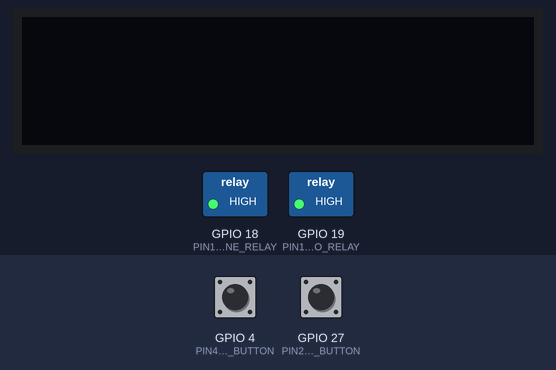
Bench run of a sketch on a simulated ESP32. On the bench: 128×32 one-colour display, switched loads named in the sketch (green lamp = pin HIGH). Dashed ring = blinking. The inputs (shaded band) are chosen by the test bench; at power-on: GPIO 4 (PIN4_LIGHT_ONE_BUTTON) LOW, GPIO 27 (PIN27_LIGHT_TWO_BUTTON) LOW. WiFi joins after 1.5 s; servers stay silent unless stated; what the sketch prints to the serial monitor is not drawn.

Above: at 4.8 s.
4.9 s: GPIO 4 (PIN4_LIGHT_ONE_BUTTON) pulled HIGH for 1 s
At 6.4 s:
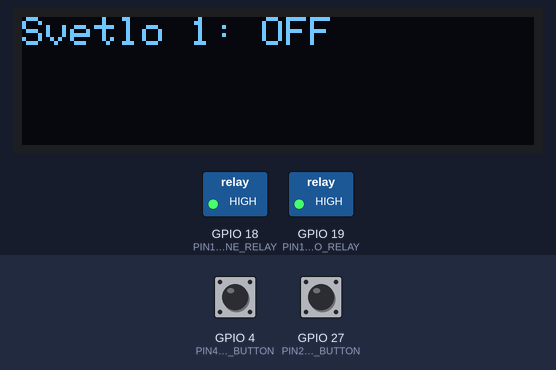
7.4 s: GPIO 27 (PIN27_LIGHT_TWO_BUTTON) pulled HIGH for 3.2 s
At 8.1 s:
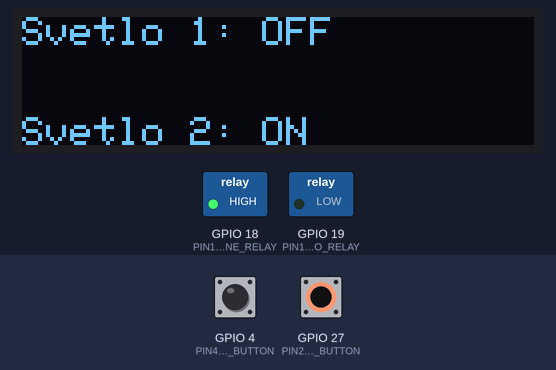
12.1 s: GPIO 4 (PIN4_LIGHT_ONE_BUTTON) pulled HIGH for 0.15 s
At 12.6 s:
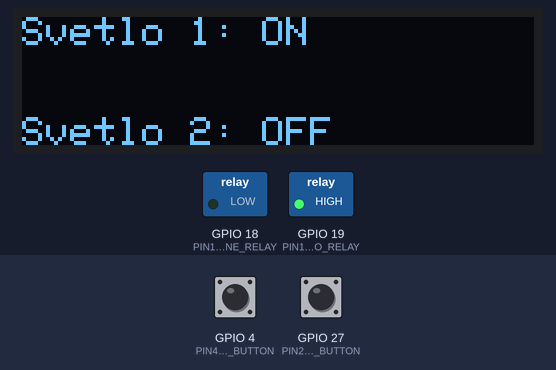
13.7 s: GPIO 27 (PIN27_LIGHT_TWO_BUTTON) pulled HIGH for 0.15 s
At 14.9 s:
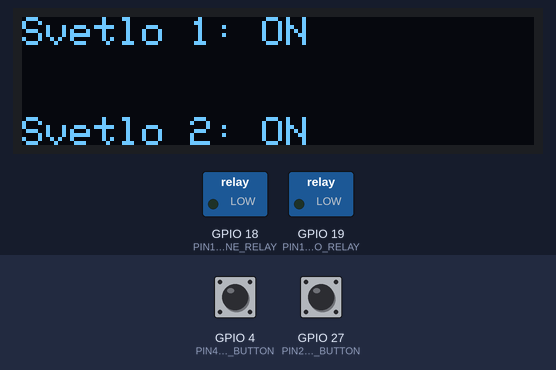
15.3 s: GPIO 27 (PIN27_LIGHT_TWO_BUTTON) pulled HIGH for 1 s
At 16.7 s:
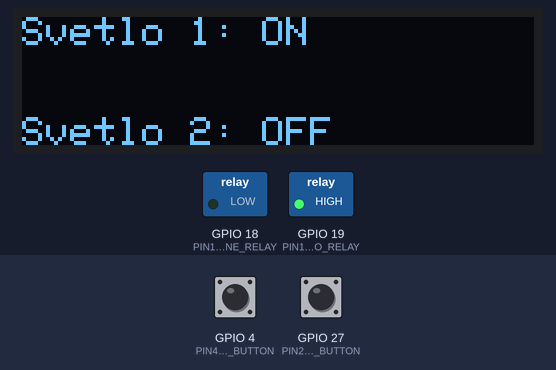
17.8 s: GPIO 4 (PIN4_LIGHT_ONE_BUTTON) pulled HIGH for 3.2 s
At 21.8 s:
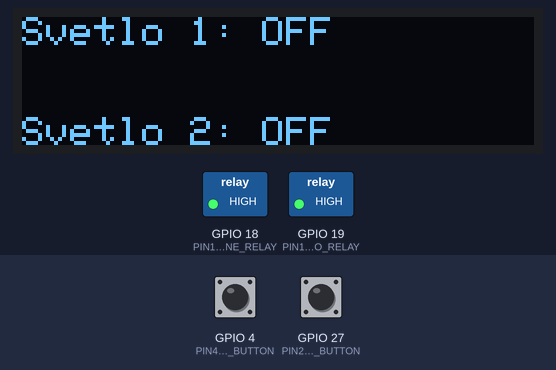
Timing chart, 0 to 23.3 s (numbered marks = the images above; inputs shaded):
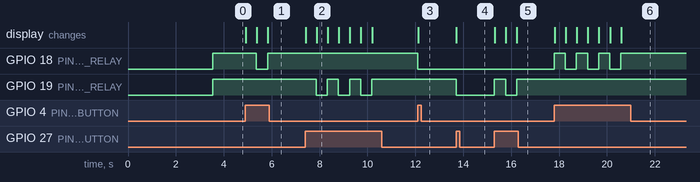

Measured:
- after the input at 4.9 s, GPIO 18 (PIN18_LIGHT_ONE_RELAY): HIGH → LOW after 0.46 s, → HIGH 0.46 s later; the display: changes at once (image 1)
- after the input at 7.4 s, GPIO 19 (PIN19_LIGHT_TWO_RELAY): alternates HIGH for 0.46 s and LOW for 0.46 s, 6 changes in all, then stays HIGH, starting after 0.46 s; the display: first changes at once (image 2 shows a later state)
- after the input at 12.1 s, GPIO 18 (PIN18_LIGHT_ONE_RELAY): HIGH → LOW at once; the display: changes at once (image 3)
- after the input at 13.7 s, GPIO 19 (PIN19_LIGHT_TWO_RELAY): HIGH → LOW at once; the display: changes at once (image 4)
- after the input at 15.3 s, GPIO 19 (PIN19_LIGHT_TWO_RELAY): LOW → HIGH at once, → LOW 0.46 s later, → HIGH 0.46 s later; the display: changes at once (image 5)
- after the input at 17.8 s, GPIO 18 (PIN18_LIGHT_ONE_RELAY): alternates HIGH for 0.46 s and LOW for 0.46 s, 7 changes in all, then stays HIGH, starting at once; the display: changes at once (image 6)
- what the display in image 2 shows lasts 0.4 s, from 7.9 s to 8.3 s

The sketch:

esp_firebase_light.ino
```cpp
      #include <Adafruit_GFX.h>
      #include <Adafruit_SSD1306.h>
      #include <FirebaseESP32.h>

      #define PIN18_LIGHT_ONE_RELAY 18
      #define PIN19_LIGHT_TWO_RELAY 19
      #define PIN4_LIGHT_ONE_BUTTON 4
      #define PIN27_LIGHT_TWO_BUTTON 27

      #define SCREEN_WIDTH 128 // OLED display width, in pixels
      #define SCREEN_HEIGHT 32 // OLED display height, in pixels

      //Change with your values
      #define FIREBASE_HOST "###################################"

      #define FIREBASE_AUTH "######################"

      const char* WIFI_SSID = "##########";
      const char* WIFI_PASSWORD = "###########";


      // Declaration for an SSD1306 display connected to I2C (SDA, SCL pins)
      Adafruit_SSD1306 display(SCREEN_WIDTH, SCREEN_HEIGHT, &Wire, -1);


      //Define the Firebase Data object
      FirebaseData stream;
      FirebaseData fbdo;

      int lightOneState = -1;
      int lightTwoState = -1;

      // paths

      String childPath[2] = {"/one", "/two"};
      // For updating;
      FirebaseJson updateData;


      //listener for the firebase datase
      // function is called when the values in the database are changed
      void streamCallback(MultiPathStreamData stream){
        size_t numChild = sizeof(childPath) / sizeof(childPath[0]);


        for (size_t i = 0; i < numChild; i++)
        {

          if(stream.get(childPath[i])){
              int value = atoi(stream.value.c_str());
              if(i == 0){

                 if(lightOneState != value ){
                    lightOneState = value;
                    display.setCursor(0,0);
                    if(value == 0){
                      display.println("Svetlo 1: OFF");
                      digitalWrite(PIN18_LIGHT_ONE_RELAY,HIGH);
                   }else{
                      display.println("Svetlo 1: ON ");
                      digitalWrite(PIN18_LIGHT_ONE_RELAY,LOW);
                    }
                      display.display();
                 }
              }else if(i == 1){
                if(lightTwoState != value ){
                    lightTwoState = value;
                    display.setCursor(0,25);
                    if(value == 0){
                      display.println("Svetlo 2: OFF");
                      digitalWrite(PIN19_LIGHT_TWO_RELAY,HIGH);
                   }else{
                      display.println("Svetlo 2: ON ");
                      digitalWrite(PIN19_LIGHT_TWO_RELAY,LOW);
                    }
                      display.display();
                 }
              }

            }


        }


      }


      void setup() {
        Serial.begin(115200);


        //For display
         if (!display.begin(SSD1306_SWITCHCAPVCC, 0x3C)) {
          Serial.println(F("SSD1306 allocation failed"));
          for (;;);
        }
        delay(2000);
        display.clearDisplay();

        display.setTextSize(1);
        display.setTextColor(WHITE,BLACK);

        display.setTextWrap(true);
        display.display();

        int wifiCheck = 0;
        //Connect to wifi
        WiFi.begin(WIFI_SSID, WIFI_PASSWORD);
        Serial.print("Connecting to Wi-Fi");
        while (WiFi.status() != WL_CONNECTED) {
          if(wifiCheck > 10){
            break;
          }
          Serial.print(".");
          delay(300);
          wifiCheck +=1;
        }
        display.setCursor(0,0);
        if(wifiCheck > 10){
          display.println("Internet ne radi");
          display.println("Paljenje na dugnice");
          display.display();
        }
        WiFi.setAutoReconnect(true);

        // set the pins for the relay and the buttons
        pinMode(PIN18_LIGHT_ONE_RELAY,OUTPUT);
        pinMode(PIN19_LIGHT_TWO_RELAY,OUTPUT);
        pinMode(PIN4_LIGHT_ONE_BUTTON,INPUT);
        pinMode(PIN27_LIGHT_TWO_BUTTON,INPUT);

        digitalWrite(PIN18_LIGHT_ONE_RELAY,HIGH);
        digitalWrite(PIN19_LIGHT_TWO_RELAY,HIGH);


        //connect to firebase
        Firebase.begin(FIREBASE_HOST, FIREBASE_AUTH);
        Firebase.reconnectWiFi(true);


        // set the listener
        char* parentPath = "/lights";
        if (!Firebase.beginMultiPathStream(stream, parentPath))
          Serial.printf("sream begin error, %s\n\n", stream.errorReason().c_str());
        Firebase.setMultiPathStreamCallback(stream, streamCallback, streamTimeoutCallback);
      }

      void streamTimeoutCallback(bool timeout)
      {
        if(timeout){
          //Stream timeout occurred
          Serial.println("Stream timeout, resume streaming...");
        }

      }


      void loop() {
        //Check if button for light one is pressed and acts acordingly by turning on the light or turning it off
        // sends an acurate update to the firebase database
        if(digitalRead(PIN4_LIGHT_ONE_BUTTON) == HIGH){
          updateData.clear();
          if(lightOneState == 0){
            lightOneState = 1;
            digitalWrite(PIN18_LIGHT_ONE_RELAY,LOW);
            display.setCursor(0,0);
            display.println("Svetlo 1: ON ");
            display.display();
            updateData.set("one",1);

          }else{
            lightOneState = 0;
            digitalWrite(PIN18_LIGHT_ONE_RELAY,HIGH);
            display.setCursor(0,0);
            display.println("Svetlo 1: OFF");
            display.display();
            updateData.set("one",0);

          }
          Firebase.updateNodeAsync(fbdo, "/lights", updateData);
          delay(300);
        }
        //Check if button for light one is pressed and acts acordingly by turning on the light or turning it off
        // sends an acurate update to the firebase database
        if(digitalRead(PIN27_LIGHT_TWO_BUTTON) == HIGH){
          updateData.clear();
          if(lightTwoState == 0){
            lightTwoState = 1;
            digitalWrite(PIN19_LIGHT_TWO_RELAY,LOW);
            display.setCursor(0,25);
            display.println("Svetlo 2: ON ");
            display.display();
            updateData.set("two",1);

          }else{
            lightTwoState = 0;
            digitalWrite(PIN19_LIGHT_TWO_RELAY,HIGH);
            display.setCursor(0,25);
            display.println("Svetlo 2: OFF");
            display.display();
            updateData.set("two",0);

          }
          Firebase.updateNodeAsync(fbdo, "/lights", updateData);
          delay(300);
        }


      }
```
